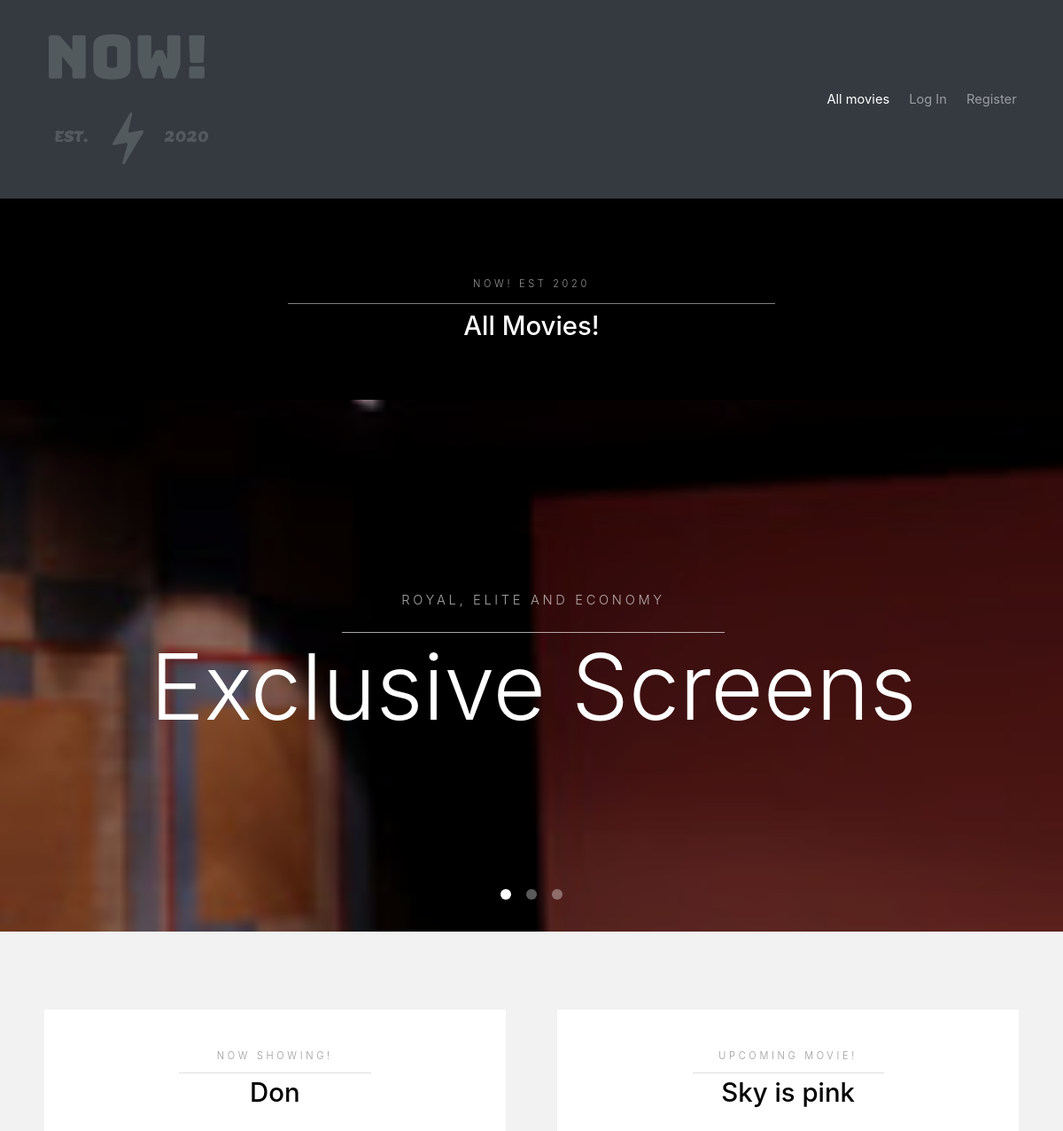
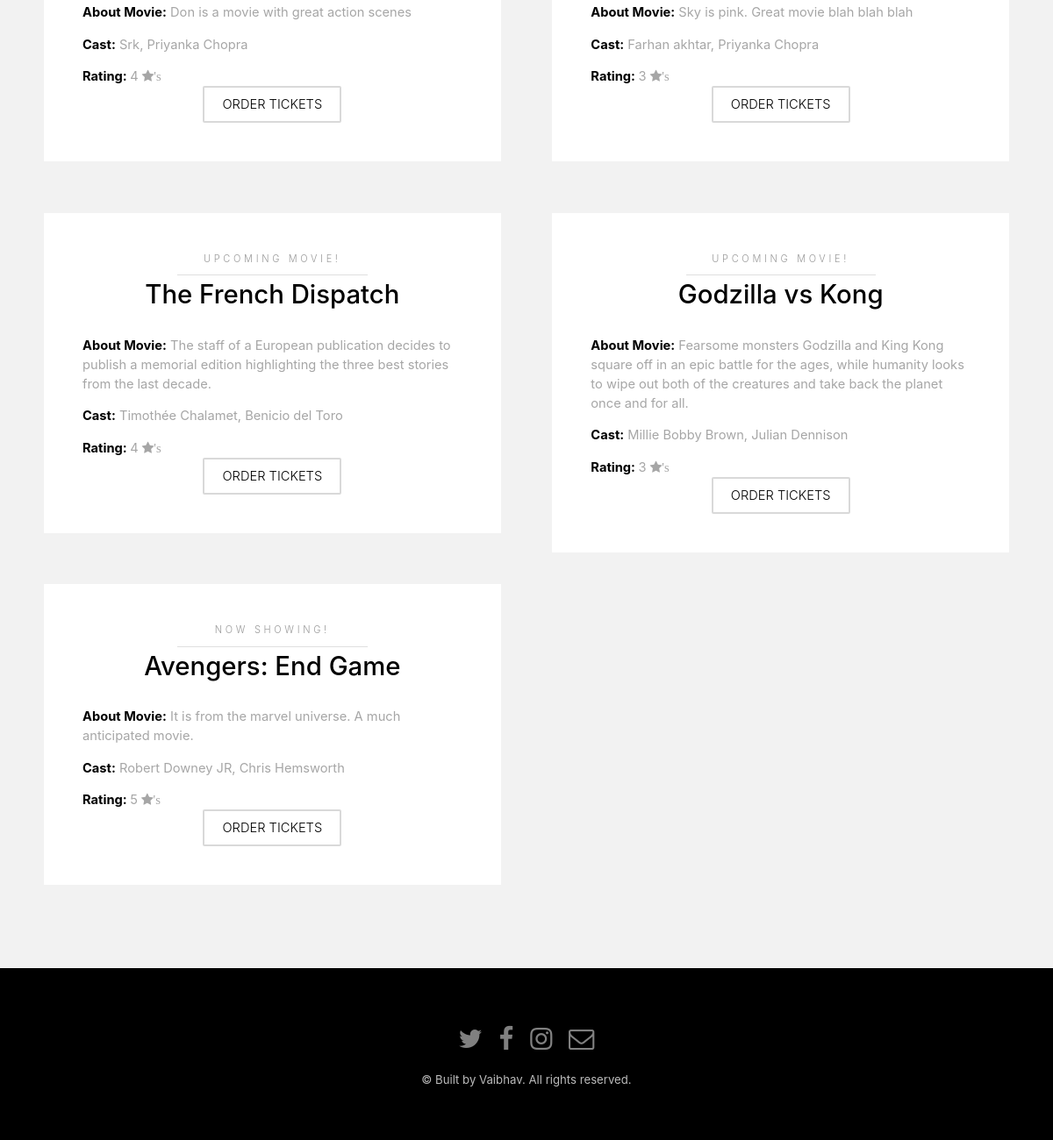
The page / on the database its author committed (2 pictures, top to bottom).
### event/models.py (models this page shows, shortened)
class Movie(models.Model):
    name = models.CharField(max_length=100)
    description = models.CharField(max_length=250)
    rating = models.IntegerField()
    imageURL = models.URLField(default="https://increasify.com.au/wp-content/uploads/2016/08/default-image.png", blank=False)
    is_upcoming = models.BooleanField(default=False)
    cast = models.CharField(max_length=200)

### event/views.py (the view)
# urls.py: path("", views.index, name="index"),
def index(request):
    movies = Movie.objects.all()
    return render(request, 'event/index.html', {'movies' : movies})

### event/templates/event/index.html (shortened to what this page needs)
{% load static %}
<!DOCTYPE HTML>
<html>
	<head>
    <link rel="stylesheet" href="{% static 'event/main.css' %}" />
    <link rel="stylesheet" href="https://stackpath.bootstrapcdn.com/bootstrap/4.4.1/css/bootstrap.min.css">
    <link rel="stylesheet" href="https://cdnjs.cloudflare.com/ajax/libs/font-awesome/4.7.0/css/font-awesome.min.css">
	</head>
	<body>
    <nav class="navbar navbar-expand-lg navbar-dark bg-dark static-top">
      <div class="container">
        <a class="navbar-brand" href="#">
              <img src="{% static 'event/logo.png' %}" alt="">
            </a>
        <div class="collapse navbar-collapse" id="navbarResponsive">
          <ul class="navbar-nav ml-auto">
            <li class="nav-item active">
              <a class="nav-link" href="{% url 'index' %}">All movies</a>
            </li>
            {% if user.is_authenticated %}
            <li class="nav-item">
                <a class="nav-link" href="{% url 'create' %}">Create a Movie</a>
            </li>
            <li class="nav-item">
                <a class="nav-link" href="{% url 'logout' %}">Log Out</a>
            </li>
        {% else %}
            <li class="nav-item">
                <a class="nav-link" href="{% url 'login' %}">Log In</a>
            </li>
            <li class="nav-item">
                <a class="nav-link" href="{% url 'register' %}">Register</a>
            </li>
        {% endif %}
          </ul>
        </div>
      </div>
    </nav>
			<section id="One" class="wrapper style3">
				<div class="inner">
					<header class="align-center">
						<p>NOW! EST 2020</p>
						<h2>All Movies!</h2>
					</header>
				</div>
			</section>
			<section class="banner full">
				<article>
					<div class="inner">
						<header>
							<p>Royal, Elite and Economy</p>
							<h2>Exclusive Screens</h2>
						</header>
					</div>
				</article>
			</section>
			<section id="one" class="wrapper style2">
				<div class="inner">
					<div class="grid-style">
            {% for movie in movies %}
						<div>
							<div class="box">
								<div class="content">
									<header class="align-center">
										{% if movie.is_upcoming == False %}
										<p>Now showing!</p>
										{% else %}
										<p>Upcoming movie!</p>
										{% endif %}
										<h2>{{ movie.name }}</h2>
									</header>
                  <p><strong>About Movie:</strong> {{ movie.description }}</p>
                  <p><strong>Cast:</strong> {{ movie.cast }}</p>
                  <strong>Rating: </strong>{{ movie.rating }} <i class="fa fa-star" aria-hidden="true">'s</i>
									<footer class="align-center">
										<a href="{% url 'movie' movie.id %}" class="button alt">Order tickets</a>
									</footer>
								</div>
							</div>
						</div>
            {% endfor %}
					</div>
				</div>
			</section>
			<footer id="footer">
				<div class="container">
					<ul class="icons">
						<li><a href="#" class="icon fa-twitter"><span class="label">Twitter</span></a></li>
						<li><a href="#" class="icon fa-facebook"><span class="label">Facebook</span></a></li>
						<li><a href="#" class="icon fa-instagram"><span class="label">Instagram</span></a></li>
						<li><a href="#" class="icon fa-envelope-o"><span class="label">Email</span></a></li>
					</ul>
				</div>
				<div class="copyright">
					&copy; Built by Vaibhav. All rights reserved.
				</div>
			</footer>
	</body>
</html>

### rows shown on the page
Movie: is_upcoming "NOW SHOWING!", name "Don", description "Don is a movie with great action scenes", cast "Srk, Priyanka Chopra", rating "4"
Movie: is_upcoming "UPCOMING MOVIE!", name "Sky is pink", description "Sky is pink. Great movie blah blah blah", cast "Farhan akhtar, Priyanka Chopra", rating "3"
Movie: is_upcoming "UPCOMING MOVIE!", name "The French Dispatch", description "The staff of a European publication decides to publish a memorial edition highlighting the three best stories from the last decade.", cast "Timothée Chalamet, Benicio del Toro", rating "4"
Movie: is_upcoming "UPCOMING MOVIE!", name "Godzilla vs Kong", description "Fearsome monsters Godzilla and King Kong square off in an epic battle for the ages, while humanity looks to wipe out both of the creatures and take back the planet once and for all.", cast "Millie Bobby Brown, Julian Dennison", rating "3"
Movie: is_upcoming "NOW SHOWING!", name "Avengers: End Game", description "It is from the marvel universe. A much anticipated movie.", cast "Robert Downey JR, Chris Hemsworth", rating "5"
